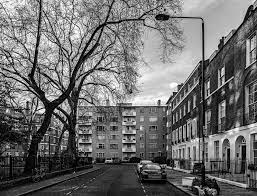
#> input picture images/street.jpg, 257 x 196 px
$ python lab2.py
#> lines starting #> are read from the running program, lines starting #| are printed output that depends on the picture; after the words box and inside, x2 and y2 are one past the last pixel; in counts of white or black regions, pixels touching at a corner belong together
# Program for an image enhancement using pixel operation.

import cv2
import numpy as np

image = cv2.imread('./images/street.jpg')
#> image is the input picture: shape (196, 257, 3); min 0, max 255, mean 110.2
image = cv2.resize(image, (512, 512))
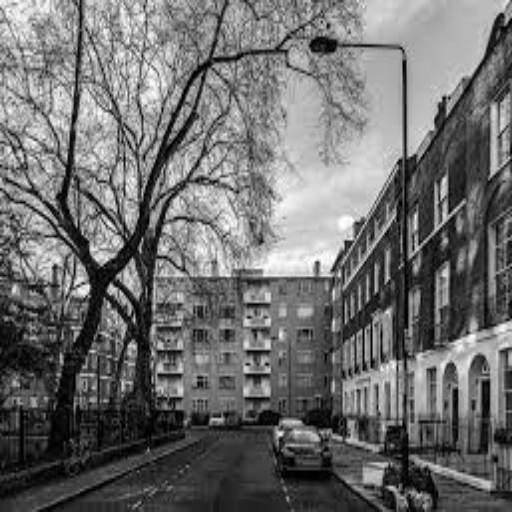
#> image: shape (512, 512, 3); min 0, max 255, mean 110
cv2.imshow('Image', image)

ret, binary_thresh = cv2.threshold(image, thresh=127, maxval=255, type=cv2.THRESH_BINARY)
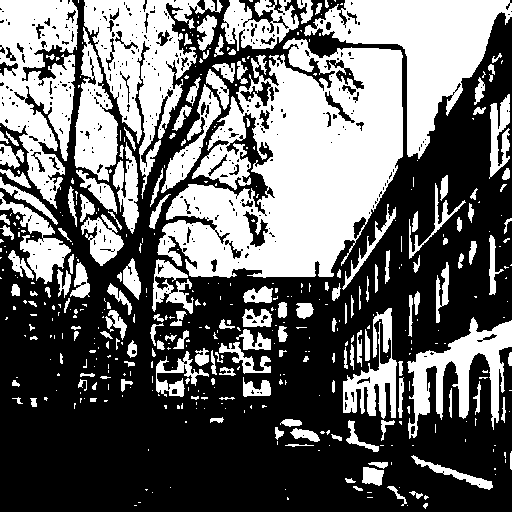
#> binary_thresh: shape (512, 512, 3); 41.5% white; 454 white regions (289 under 20 px), largest, box (x1, y1, x2, y2) and area: (157, 38, 403, 278) 35242, (304, 0, 512, 159) 12501, (0, 0, 78, 209) 9988
cv2.imshow('Binary', binary_thresh)

ret, inv_binary_thresh = cv2.threshold(image, thresh=127, maxval=255, type=cv2.THRESH_BINARY_INV)
cv2.imshow('Inverse Binary', inv_binary_thresh)

ret, to_zero_thresh = cv2.threshold(image, thresh=127, maxval=255, type=cv2.THRESH_TOZERO)
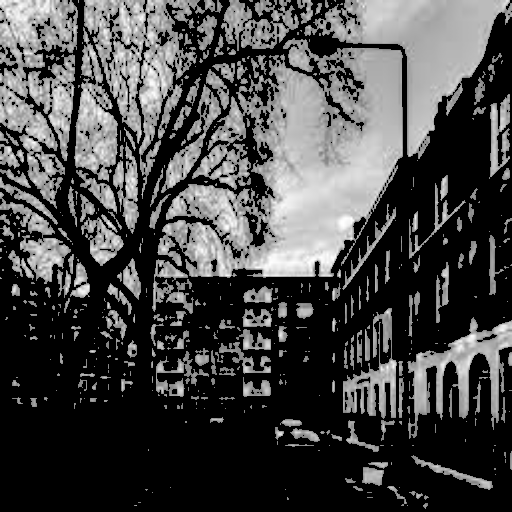
#> to_zero_thresh: shape (512, 512, 3); min 0, max 255, mean 71.4
cv2.imshow('To Zero', to_zero_thresh)

ret, inv_to_zero_thresh = cv2.threshold(image, thresh=127, maxval=255, type=cv2.THRESH_TOZERO_INV)
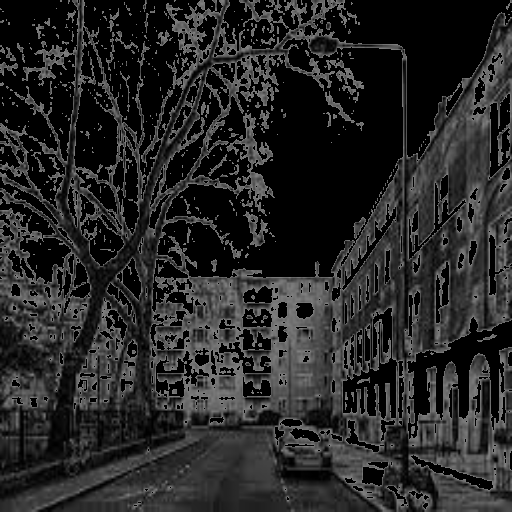
#> inv_to_zero_thresh: shape (512, 512, 3); min 0, max 127, mean 38.6
cv2.imshow('Inverse To Zero', inv_to_zero_thresh)

cv2.waitKey()
cv2.destroyAllWindows()

$ run again, with images/book.jpeg copied over images/street.jpg
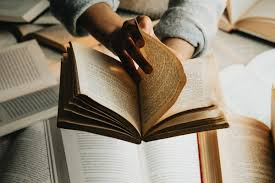
#> input picture images/book.jpeg, 275 x 183 px
#> image is the input picture: shape (183, 275, 3); mean B, G, R 113.3, 130.9, 142.8
#> image: shape (512, 512, 3)
#> `ret, to_zero_thresh = cv2.threshold(image, thresh=127, maxval=255, typ..`:
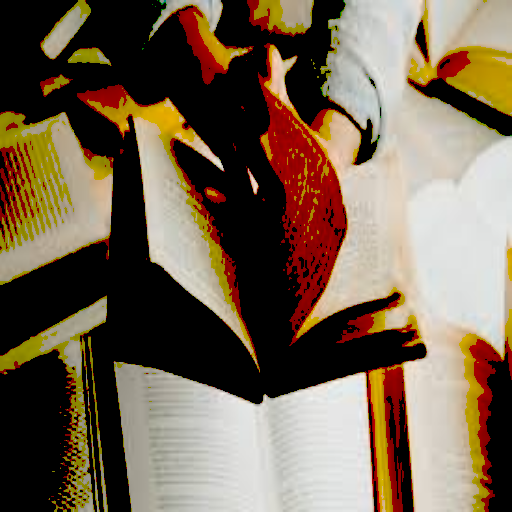
#> to_zero_thresh: shape (512, 512, 3); mean B, G, R 81, 100.5, 117.6
#> `ret, inv_to_zero_thresh = cv2.threshold(image, thresh=127, maxval=255,..`:
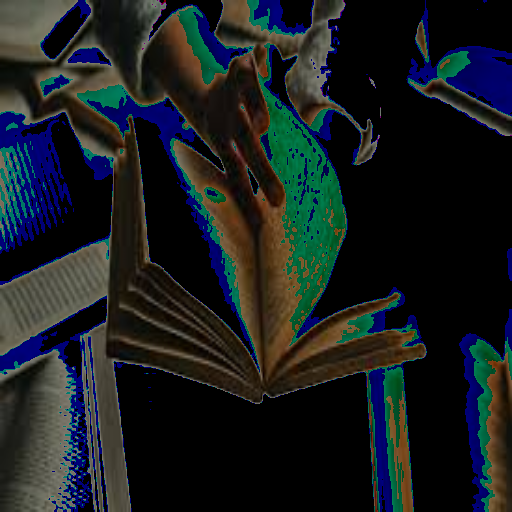
#> inv_to_zero_thresh: shape (512, 512, 3); mean B, G, R 32.1, 30.3, 25.1
